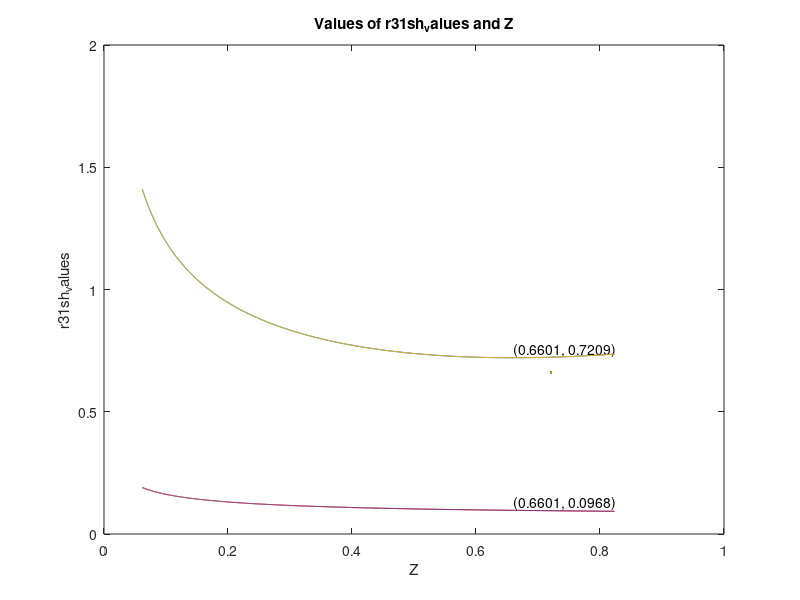

MATLAB code to generate this figure:
 % Centrifugal Specific Speed:
                
% d31     = Density 
% T35     = Static Temperature 
% To35    = Stagnation Temperature 
% P35     = Static Pressure
% Po35    = Stagnation Pressure
% m3      = mass flow rate
% Ra      = Gas Constant
% gamaa   = Cp/Cv for air 
% cpa     = Specific Heat of air at constant pressure (Cp)
% cva     = Specific Heat of air at constant volume   (Cv)
% nhpc    = Efficiency of High Pressure Compressure
% r       = radius
% C       = velocity
% M       = Mach Number
% m       = mass flow rate
% A       = Area
% N       = Rotations Per Minute
% Nb      = Number of Blades
% alpha_r32 = metal angle (theoretical)
% alphar32  = flow angle (rel)
%etaitt  = Impeller Adiabatic Efficiency (total-to-total)
% ratio_r33_r32 = Radious ratio of r33 / r32
% p33rcy =  Static Pressure Recovery

% Subscript " h " = Hub
% Subscript " sh " = Shroud
% Subscript " o " = Stagnation
% Subscript " _ " = " * " Superscript

%                                   INPUT VARIABLES 

m31    = 4.082    ; % kg/s
m32    = 4.082    ; % kg/s
To31   = 416.4124 ; % K
Po31   = 201335   ; % Pa
To35   = 597.056  ; % K
Po35   = 608243.5 ; % Pa
T35    = 595.8643 ; % K
P35    = 604005  ; % Pa
Ra     = 287      ; % J/kgK
gamaa  = 1.4      ;
Nb     = 32       ; % Number of Blades
Nv     = 17       ; % Number of Blades
Whpc   = 741.074  ; % kW
nhpc   = 0.85     ; % 85 Percentage
N      = 29400    ; % Rotations Per Minute
alpha31    = 20   ; % Degrees
alpha_r32  =  -25       ; % Degrees
alpha_r32sh = alpha_r32 ; % Degrees
alphar31sh = alpha31 ; 
alpha_r31 = -25   ; % alpha STAR r 32    (range is -40 to 0)
B_2 = 0.19        ;   % B star 
B_3 =  0.19           ;
% V32 =   V31sh * 0.5; % This is assumed, Can be in range of  (V31sh*0.5) < V32 <   (V31sh*0.6);
cpa    = gamaa * Ra / (gamaa - 1) ;
etaitt  =    0.89 ;   % Adiabatic Efficiency (total-to-total) Eta i t-t
ratio_r33_r32 = 1.075 ; % Radious ratio of r33 / r32
                % Inlet Impeller Hub Radius r31h:

r51h = 0.09;
r31h = ( 0.722 * r51h);     % [1]
do31 = Po31 / (Ra * To31);  % [2]

% Z is a temporary variable
% d31new is a temporary variable


            % Inlet Impeller Shroud Radius r31sh
            
% Initialize variables
% minMr31sh = Inf;
% minMr31shIndex = 0;
                         % Initialize loop index
                         
Mr31sh_values = [];
Z_values = [];
r31sh_values = [];
A31_values = [];
d31_values = [];
Ca31_values = [];
C31_values = [];
M31_values = [];
a1_values = [];
d31_values = [];
U31sh_values = [];
Cw31_values = [];
Vw31sh_values = [];
V31sh_values = [];
alphar31sh_values = [];
Mr31sh_values = [];
r31m_values = [];
U31m_values = [];
Z_values = [];


            

for r31sh = 0.09301: 0.0001 : 0.190010 ;
    
    A31 = pi * ( ((r31sh)^2) - ((r31h)^2) );
    
    d31 = do31;
    Ca31 = m31 / ( d31 * A31 ) ; % [3] axial velocity
    C31 = Ca31 / cosd(alpha31) ; % [4] velocity
    M31 = sqrt( ((C31)^2) / ( (To31 * gamaa * Ra) - (((gamaa - 1)/2)*((C31)^2)) ) ); % [5] Mach Number
    a1 = C31 / M31;
    d31 = do31 / ( ( 1 + (( (gamaa - 1) / 2 )*((M31)^(2))) )^(1/(gamaa - 1))) ;
    
        % Define the tolerance value
        tolerance = 0.00001;

        % Initialize d31 with the given value
        d31 = do31;

        % Initialize the loop variable
        diff_d31 = tolerance + 1;

        % Execute the loop body at least once
        while diff_d31 > tolerance
            % Store the previous value of d31
            d31_prev = d31;

            Ca31 = m31 / ( d31 * A31 ) ; % [3] axial velocity

            C31 = Ca31 / cosd(alpha31) ; % [4] velocity

            M31 = sqrt( ((C31)^2) / ( (To31 * gamaa * Ra) - (((gamaa - 1)/2)*((C31)^2)) ) ); % [5] Mach Number

            a1 = C31 / M31; % [6]
            
            d31 = do31 / ( ( 1 + (( (gamaa - 1) / 2 )*((M31)^(2))) )^(1/(gamaa - 1))) ; % Calculate the new value of d31

            diff_d31 = abs(d31 - d31_prev); % Calculate the difference between the previous and current values of d31

        
        end
        
        U31sh = r31sh * (( N * pi) / 30) ; % [8]

        Cw31 = Ca31 * tand( alpha31 );

        Vw31sh = U31sh - Cw31 ;

        V31sh = sqrt((Ca31 ^ 2)+(Vw31sh ^ 2)); % [9]

        alphar31sh = atand(Vw31sh / Ca31);
        
        Mr31sh = V31sh / a1 ; % [10]

        r31m = (r31h + r31sh) / 2 ;

        U31m = r31m * (( N * pi) / 30) ;
        
        Z = Ca31 / U31m;
        
         % Stores the values of the variables in a array so that the
         % smallest of them can be called out later

            r31sh_values(end+1) = r31sh;
            A31_values(end+1)  = A31;
            Ca31_values(end+1)  = Ca31;
            C31_values(end+1)   = C31;
            M31_values(end+1)   = M31;
            a1_values(end+1)    = a1;
            d31_values(end+1)   = d31;
            U31sh_values(end+1) = U31sh;
            Cw31_values(end+1)  = Cw31;
            Vw31sh_values(end+1) = Vw31sh;
            V31sh_values(end+1) = V31sh;
            alphar31sh_values(end+1) = alphar31sh;
            Mr31sh_values(end+1) = Mr31sh;
            r31m_values(end+1)  = r31m;
            U31m_values(end+1)   = U31m;
            Z_values(end+1)     = Z;
            
            
end

% Find minimum value of Mr31sh
[minMr31sh, minMr31shIndex] = min(Mr31sh);

% Find minimum value of Mr31sh_values and its corresponding r31sh_value
[min_Mr31sh, min_Mr31sh_index] = min(Mr31sh_values);
min_r31sh = r31sh_values(min_Mr31sh_index);

% Plot graph of values
plot(Z_values, Mr31sh_values);
xlabel('Z');
ylabel('Mr_{3-1sh}');
title('Values of Mr_{3-1sh} and Z');
hold on;

% Plot second graph
plot(Z_values, r31sh_values);
xlabel('C_a_3_1 / U_3_1_m');
ylabel('Mr_3_1_s_h & r_3_1_s_h values');
title('Mr_3_1_s_h & r_3_1_s_h vs (C_a_3_1 / U_3_1_m)');

% Label minimum value on graph
text(Z_values(min_Mr31sh_index), min_Mr31sh, sprintf('(%.4f, %.4f)', Z_values(min_Mr31sh_index), min_Mr31sh) , 'HorizontalAlignment', 'left', 'VerticalAlignment', 'bottom');

% Label minimum value on graph
text(Z_values(min_Mr31sh_index), min_r31sh, sprintf('(%.4f, %.4f)', Z_values(min_Mr31sh_index), min_r31sh), 'HorizontalAlignment', 'left', 'VerticalAlignment', 'bottom');

% Use index of minimum Mr3l value to find corresponding values of other variables

	r31sh = r31sh_values(min_Mr31sh_index);
	A31   =   A31_values(min_Mr31sh_index);
	d31   =   d31_values(min_Mr31sh_index);  
	Ca31  = Ca31_values(min_Mr31sh_index);
	C31   = C31_values(min_Mr31sh_index);
	M31   = M31_values(min_Mr31sh_index); 
	a1    = a1_values(min_Mr31sh_index);
	d31   = d31_values(min_Mr31sh_index);
	U31sh      = U31sh_values(min_Mr31sh_index);
	Cw31       = Cw31_values(min_Mr31sh_index);
	Vw31sh     = Vw31sh_values(min_Mr31sh_index);
	V31sh      = V31sh_values(min_Mr31sh_index);
	alphar31sh = alphar31sh_values(min_Mr31sh_index);
	Mr31sh     = Mr31sh_values(min_Mr31sh_index);
	r31m       =  r31m_values(min_Mr31sh_index);
	U31m       =  U31m_values(min_Mr31sh_index); 
	Z          = Z_values(min_Mr31sh_index); 

% Plot graph of values
plot(Z_values, Mr31sh_values);
xlabel('Z');
ylabel('Mr_{3-1sh}');
title('Values of Mr_{3-1sh} and Z');

% Plot graph of values
plot(Z_values, r31sh_values);
xlabel('Z');
ylabel('r31sh_values');
title('Values of r31sh_values and Z');


plot(Mr31sh, Z); % `plot(Z, Mr31sh);` plots a graph of `Mr31sh` vs `Z`.
        
        [minMr, minMrIndex] = min(Mr31sh); %`[minMr, minMrIndex] = min(Mr31sh);` finds the minimum value of `Mr31sh` and its index.
        minZ = Z(minMrIndex); %`minZ = Z(minMrIndex);` finds the value of `Z` corresponding to the minimum value of `Mr31sh`.
        fprintf('Minimum value of Mr31sh is %f at Z=%f\n', minMr, minZ); %`fprintf('Minimum value of Mr is %f at Z=%f\n', minMr, minZ);` displays the minimum value of `Mr31sh` along with its corresponding value of `Z`.
        
T31 = To31 / ( 1 + (( (gamaa - 1) / 2 )*((M31)^(2))) ) ;

P31 = Po31 * (( T31 / To31 )^((gamaa)/(gamaa - 1))) ;

d31 = P31 / (Ra * T31) ; 
        
Q31 = (m31 / d31) * 35.3147 ; % [ft^3/s]  
        
dhois = nhpc * cpa * ( To35 - To31 ) * 0.429923 ; % [Btu/lb]
        
Ns = (N * sqrt( Q31 )) / ((778.26 * dhois )^(3/4)); 

Vw31m = U31m - Cw31;

V32 =   V31sh * 0.5; % This is assumed, Can be in range of  (V31sh*0.5) < V32 <   (V31sh*0.6);

V31m = sqrt((Ca31 ^2)+(Vw31m ^2));

alphar31m = atand(Vw31m / Ca31);

Mr31m = V31m / sqrt( gamaa * Ra * T31) ;

U31h = (r31h * N * pi) / 30 ;

Vw31h = U31h - (Ca31 * tand(alpha31)) ;

V31h = sqrt((Ca31 ^ 2) + (Vw31h ^ 2));

alphar31h = atand(Vw31h / Ca31);

Mr31h = V31h / sqrt( gamaa * Ra * T31);

To32 = To35;



                                   % Inlet Impeller Incidence Angle


%%%%%%%%%%%%%%%%%%%%%%%%%%%%%%%%%%% VERIFY THIS PART %%%%%%%%%%%%%%%%%%
% 
% alpha_r31h = alphar31h - i31h;
% 
% alpha_r31m = alphar31m - i31m;
% 
% alpha_r31sh = alphar31sh - i31sh;


if ( alpha_r32 == (-30) ) || ( alpha_r32 > (-30) ) || ( alpha_r32 < 0) || ( alpha_r32 == 0) ;  
    
    U2corr1 = ( ( (alpha_r32sh) * ( 1348.8295 - 1226.8381 )) / (-30)) + 1226.8381 ;
    
elseif ( alpha_r32 == (-45) ) || ( alpha_r32 > (-45) ) || ( alpha_r32 < (-30)) ;
    
    U2corr1 = ( ( (alpha_r32sh - (-45) ) * ( 1348.8295 - 1422.189 ) ) / (-30 - (-45) )) + 1422.189 ; 

else
    
    disp('the entered alpha_r32 is out of range');
    
end
    
if ( alpha31 == (50) ) || ( alpha31 < (50) ) || ( alpha31 > 0) || ( alpha31 == 0);
    
    U2corr2 = ( ((alpha31) * ( 1241.1689 - 1190.26974 )) / (50)) + 1190.26975 ;
    
else
    
    disp('the entered alpha31 is out of range');
    
end

% r32 = (30 * U32 )/( N * pi );
% PRts = 3; 

U32corr = U2corr1 *(U2corr2 / 1190.269751);

                    % Impeller Blade Count Nb:
                    
% Nb = impeller blade count (Defined above)

                       % Impeller Exit Geometry: 

% V32 TO BE ASSUMES
                       
theta1 = (1.8 * To31)/ 518.7;
                       
U32 = (U32corr * sqrt(theta1) ) * 0.3048; % [1]

Cw32 = ( (cpa * (To32 - To31)) + (U31m * Cw31) )/(U32); 

sigma = ( 1 - ( (063 * pi) / Nb) );

Cw32in = Cw32 / sigma ; % [3]

Vw32in = - ( U32 - Cw32in );

V32in = Vw32in / sind( alpha_r32 ) ; % [4]

% V32 assumed and entered above

Vw32 = - ( U32 - Cw32 ) ;

alphar32 = asind( Vw32 / V32 );

Cr32 = Vw32 / ( tand(alphar32)); % [6]

if ( (Cr32 / Ca31) == (0.85) ) || (Cr32 / Ca31) == 0.9 || (Cr32 / Ca31) < 0.9 || (Cr32 / Ca31) > 0.85;
        disp('choose another value of alpha_r32');
elseif  alphar32 > 40 ;
        disp('choose another value of alpha_r32');
else
end

C32 = sqrt( (Cr32 ^ 2) + (Cw32 ^ 2) );

alphar32 = atand(Vw32 / Cr32) ;

M32 = sqrt( (C32 ^2) / ( (To32 * gamaa * Ra) - (((gamaa - 1)/2)*(C32 ^2)) ) ) ; 

Po32 = Po31 * (( 1 + ( (etaitt * (To32 - To31)) / To31))^(gamaa / (gamaa - 1)));

T32 = (C32 ^ 2) / ( gamaa * Ra * M32 * M32);

P32 = Po32 * (( T32 / To32)^(gamaa/(gamaa - 1))) ;

d32 = P32 / (Ra * T32);

Mr32 = V32 / (gamaa * Ra * T32) ;

r32 = (30 * U32)/(N * pi);

delta = alphar32 - alpha_r32 ;

                % Impeller Axial Length L:

% Input L12
L12 = ((r32 - r31h)/ 1.05) ;   %%%%%%%%%%%%%%%%% INPUT VARIABLE
                
% disp(['(r32 - r31h) / L12 = ' num2str(((r32 - r31h) / L12)),]);  
                
                % Channel Height at Impeller Exit b32:

 epsilonax = 0.000254; % m Tip Clearence
 
 % Cd2 = 1 - B_2 ;
 
 b32 = m32 / ((2* pi * r32 * d32 * Cr32)*(1 - B_2) ) ;
 
 h32 = b32 - epsilonax;
 
                 % Channel Height at Vaneless Diffuser b323:
                 
  b323 = b32;     %%%%%%%%%%%%%%% NEEDS TO BE VERIFIED and CHANGED
        
  b33  = b32;     %%%%%%%%%%%%%%% NEEDS TO BE VERIFIED and CHANGED
        
  disp(['b323 / r32 = ' num2str((b323 / r32)),]);
  
                  % Radius Ratio at Vaneless Diffuser 
 
% ratio_r33_r32 = (r33 / r32);
% 
% disp(['r33 / r32 = ' num2str((r33 / r32)),]);  

% Vaneless diffuser loss 1%
Po33 = Po32 * (1-0.01);
        
        
             % Flow Properties at Vaned Diffuser Leading Edge: 
 
 
 
 %%%%%%%%%%%%%%%%%%%%%%%%%%%%%%%%%%%%%%%%%%%%%%%%%
 
 C33 = C32;
 
 r33 = ( ratio_r33_r32 * r32);
 
 Cw33 = Cw32 * (r32 / r33);
 
 Cr33t = sqrt((C33 ^2) - (Cw33 ^2)) ;
 
To33 = To32;

C33_previous = C33;
tolerance = 1e-6; % Set a small tolerance value

while true
    Cr33t = sqrt((C33_previous^2) - (Cw33^2));
    M33 = sqrt( (C33_previous^2) / ((To33 * gamaa * Ra) - (((gamaa - 1) / 2)*(C33_previous^2))) ) ; 
    T33 = (C33_previous^2) / (gamaa * Ra * M33 * M33);
    P33 = Po33 * ( ( T33 / To33) ^ (gamaa / (gamaa - 1)) );
    d33 = P33 /(Ra * T33);
    A33 = 2* pi * r33 * b33 ;
    m33 = d33 * Cr33t * A33 ;
    alpha33 = atand(Cr33t / Cw33 ); % Flow angle
    C33t  = sqrt((Cw33^2) + (Cr33t^2));
    
    % Check if the calculated value of C33t is equal to C33
    if abs(C33t - C33) < tolerance
        disp(['C33t = C33 = ' num2str(C33t),]);
        break;
    end
    
    % Update C33_previous with the calculated value of C33t
    C33_previous = C33t;
end

% C33t = sqrt( (Cw33 ^2) + (Cr33t ^2) );


                                 % Flow Properties at Vaned Diffuser Throat:
% Input B_3 i.e. B star 3


                
               

%%%%%%%%%%%%%%%%%%%%%%%%%%%%%%%%%%%%%%%%%%%%%%%%%%%% Needs to be Verified

To33cho = To33;
Po33cho = Po33;
M33cho = 1;

T33cho = To33 / ( 1 + (((gamaa - 1)/2) * M33cho * M33cho)) ;

P33cho = Po33 * ((T33cho / To33)^(gamaa / (gamaa - 1)));

p33rcy = (P33cho - P33) / (Po33 - P33) ; % Static Pressure Recovery 

disp(['p33rcy = ' num2str(p33rcy),]);

C33cho = sqrt(gamaa * Ra * T33cho);

m33cho = m33 * (1 + 0.01) ; 
        

    
    A33cho = (m33cho * Ra * T33cho )/ ((1 - B_3)* P33cho * C33cho) ;
    
    w_33 = A33cho / (Nv * b33) ;
    
%     if (( B_3 / w_33) == 0.8) || ((B_3 / w_33) > 0.8 ) || ((B_3 / w_33) == 1.2) || ((B_3 / w_33) < 1.2);
%         
%         break;     
%     end


% %%%%%%%%%%%%%%%%%%%%%%%%%%%%%%%%%%%%%%%%%%%%%%%%%%%%%%%%%%%%%%
%                                             
%                                                 % Diffuser Vane 
%                                                 
% phi = 360 / Nv;
% 
% a2cl = - tand(90 - alpha_33 + phi );
% 
% b2ss = (r33 * cosd(phi)) + (r33 * sind(phi) * tand(90 - alpha_33 + phi - (omega / 2))) ;
% 
% %%%%%%%%%%%%%%%%%%%%%%%%%%%%%%%%    Something is missing here    %%%%%%%%%%%%%%%%%%%%%
% 
% omega = 2 * ( 90 - alpha_33 + phi - atand((( w_33 * sqrt( 1 + ( (tand( 90 - alpha_33 + phi)) ^ 2))) - (r33 * cosd( phi ))) / (r33 * sind(phi)))) ;
% 
%     
% 
%                     % Static Pressure Recovery Coefficient from Diffuser Throat to Exit:
% 
% M35 = 0.1;
% 
% T35 = To35 / (1 + (((gamaa - 1) / 2) * M35 * M35));
% 
% P35 = Po35 * ( (T35 / To35) ^ (gamaa / (gamaa - 1)) );
% 
% p35rcy = (P35 - P33cho) / (Po33 - P33cho) ;